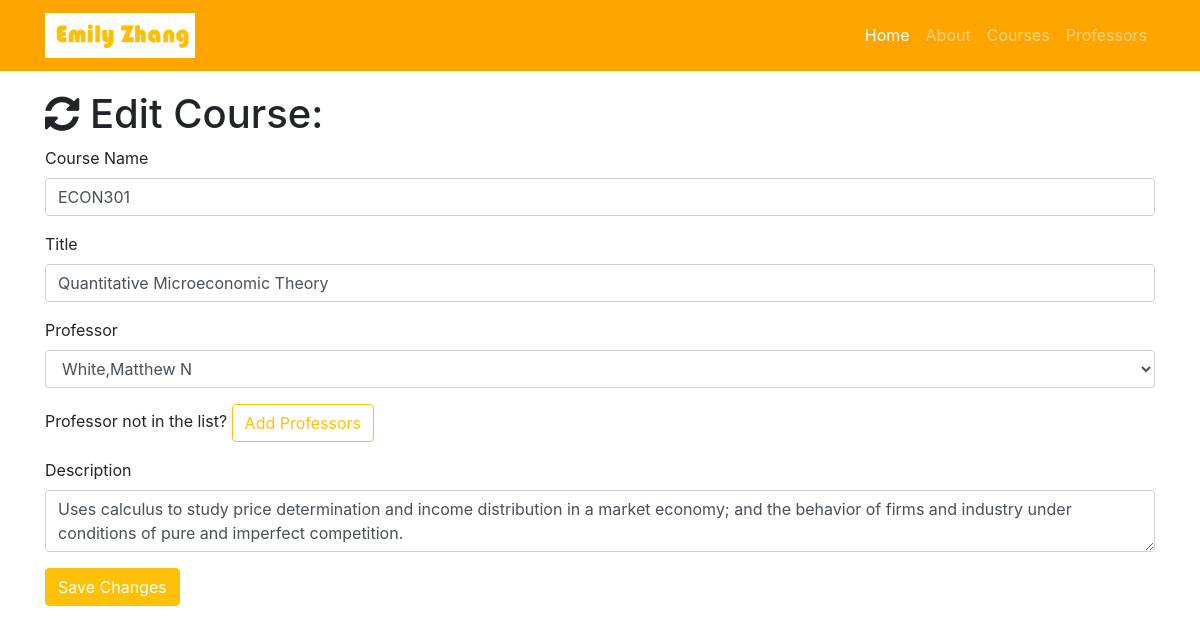
The page /course/edit/3 on the database its author committed.
### resume.py (models this page shows)
class Course(db.Model):
    __tablename__ = 'courses'
    id = db.Column(db.Integer, primary_key=True)
    number = db.Column(db.String(60))
    title = db.Column(db.String(256))
    description = db.Column(db.Text)
    professor_id = db.Column(db.Integer, db.ForeignKey('professors.id'))

### resume.py (the view, shortened to what this page needs)
@app.route('/course/edit/<int:id>', methods=['GET', 'POST'])
def edit_course(id):
    course = Course.query.filter_by(id=id).first()
    professors = Professor.query.all()
    if request.method == 'GET':
        return render_template('course-edit.html', course=course, professors=professors)

### templates/course-edit.html (shortened to what this page needs)
{% extends "resume-base.html"%}
{% block page_content%}
  <div class="container">
    <h1><i class="fa fa-refresh" aria-hidden="true"></i> Edit Course:</h1>
    <form action="/course/edit/{{course.id}}" method="post">
      <div class="form-group">
        <label>Course Name</label>
        <input class="form-control" type="text" name="number" value="{{course.number}}" required="true">
      </div>
      <div class="form-group">
        <label>Title</label>
        <input class="form-control" type="text" name="title" value="{{course.title}}" required="true">
      </div>
      <div class="form-group">
        <label>Professor</label>
        <select class="form-control" name="professor">
          {% for professor in professors %}
            {% if professor == course.professor %}
              <option selected="selected">{{professor.name}}</option>
            {% else %}
              <option>{{professor.name}}</option>
            {% endif %}
          {% endfor %}
        </select>
      </div>
      <div class="form-group">
        Professor not in the list? <a href="/professor/add" class="btn btn-outline-warning" role="button" aria-disabled="true">Add Professors</a>
      </div>
      <div class="form-group">
        <label>Description</label>
        <textarea class="form-control" name="description" required="true">{{course.description}}</textarea>
      </div>
      <button type="submit" class="btn btn-warning" style="color:white;">Save Changes</button>
    </form>
  </div>
{% endblock%}

### templates/resume-base.html (style rules this page uses)
body { padding-top: 90px; }

### rows shown on the page
Course: number "ECON301", title "Quantitative Microeconomic Theory", description "Uses calculus to study price determination and income distribution in a market economy; and the behavior of firms and industry under conditions of pure and imperfect competition."

### other values the page prints
form field professor "White,Matthew N"
